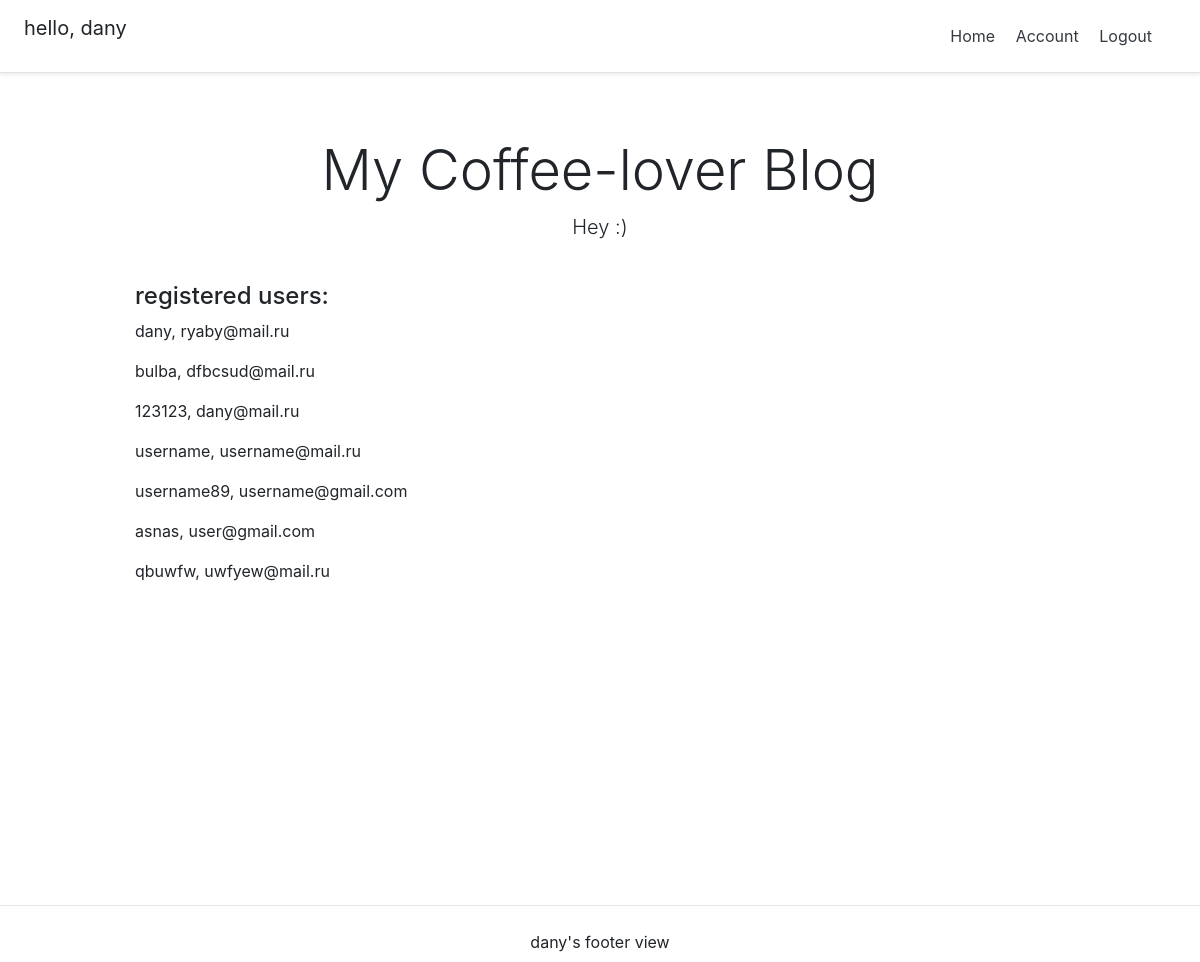
The page / (signed in) on the database its author committed.
### useraccount/models.py (models this page shows, shortened)
class Account(AbstractBaseUser):
    email = models.EmailField(verbose_name="email", max_length=60, unique=True)
    username = models.CharField(max_length=30, unique=True)
    picture = models.ImageField(null=True, blank=True, upload_to='')
    date_joined = models.DateTimeField(verbose_name='date joined', auto_now_add=True)
    last_login = models.DateTimeField(verbose_name='last login', auto_now=True)
    is_admin = models.BooleanField(default=False)
    is_staff = models.BooleanField(default=False)
    is_active = models.BooleanField(default=True)
    is_superuser = models.BooleanField(default=False)
    first_name = models.CharField(max_length=30)
    last_name = models.CharField(max_length=30)
    USERNAME_FIELD = 'username'
    REQUIRED_FIELDS = ['email']
    objects = MyAccountManager()
    def __str__(self):
        return self.username + ", " + self.email

### personal/views.py (the view)
# urls.py: path('', home_screen_view, name="home"),
def home_screen_view(request):
    context = {}
    accounts = Account.objects.all()
    context['accounts'] = accounts
    return render(request, "personal/home.html", context)

### personal/templates/personal/home.html
{% extends 'base.html' %}
{% block content %}
    <div class="pricing-header px-3 py-3 pt-md-5 pb-md-4 mx-auto text-center">
        <h1 class="display-4">My Coffee-lover Blog</h1>
        <p class="lead">Hey :)</p>
    </div>
    <div class="container">
        <div class="d-flex flex-column">
             <h4>registered users:</h4>
            {% for item in accounts %}
                <p>{{item}}</p>
            {% endfor %}
        </div>
    </div>
{% endblock content %}

### templates/snippets/header.html (shortened to what this page needs)
<link rel="stylesheet" href="https://stackpath.bootstrapcdn.com/bootstrap/4.3.1/css/bootstrap.min.css"
>
<div class="d-flex flex-column flex-md-row align-items-center p-3 px-md-4 mb-3 bg-white border-bottom shadow-sm">
    <h5 class="my-0 mr-md-auto font-weight-normal">
        {% if request.user.is_authenticated %}
        <p>hello, {{request.user.username}}</p>
        {% endif %}
    </h5>
    <nav class="my-2 my-md-0 mr-md-3">
        {% if request.user.is_authenticated %}
            <a class="p-2 text-dark" href="{% url 'home' %}">Home</a>
            <a class="p-2 text-dark" href="{% url 'account' %}">Account</a>
            <a class="p-2 text-dark" href="{% url 'logout' %}">Logout</a>
        {% else %}
            <a class="p-2 text-dark" href="{% url 'home' %}">Home</a>
            <a class="p-2 text-dark" href="{% url 'login' %}">Login</a>
            <a class="btn btn-outline-primary" href="{% url 'register' %}">Sign up</a>
        {% endif %}
    </nav>
</div>

### templates/snippets/header.html (style rules this page uses)
@media (min-width: 768px) { html { font-size: 16px; } }
.container { max-width: 960px; }
.pricing-header { max-width: 700px; }

### rows shown on the page
Account: user.username "dany", username+email "dany, ryaby@mail.ru"
Account: username+email "bulba, dfbcsud@mail.ru"
Account: username+email "123123, dany@mail.ru"
Account: username+email "username, username@mail.ru"
Account: username+email "username89, username@gmail.com"
Account: username+email "asnas, user@gmail.com"
Account: username+email "qbuwfw, uwfyew@mail.ru"
